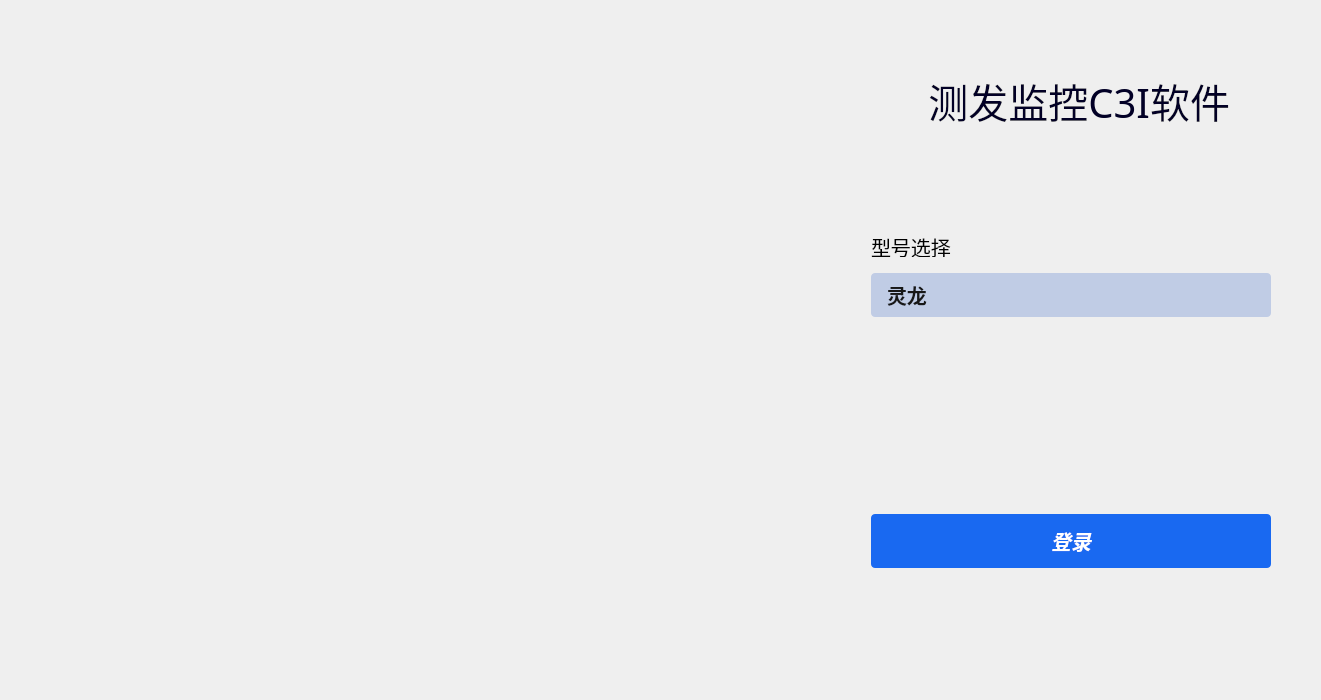
<?xml version="1.0" encoding="UTF-8"?>
<ui version="4.0">
 <class>ControlMonitorLoginClass</class>
 <widget class="QWidget" name="ControlMonitorLoginClass">
  <property name="geometry">
   <rect>
    <x>0</x>
    <y>0</y>
    <width>1321</width>
    <height>700</height>
   </rect>
  </property>
  <property name="minimumSize">
   <size>
    <width>1321</width>
    <height>700</height>
   </size>
  </property>
  <property name="maximumSize">
   <size>
    <width>1321</width>
    <height>700</height>
   </size>
  </property>
  <property name="font">
   <font>
    <family>Arial Black</family>
    <pointsize>25</pointsize>
    <weight>75</weight>
    <italic>true</italic>
    <bold>true</bold>
   </font>
  </property>
  <property name="windowTitle">
   <string>ControlMonitorLogin</string>
  </property>
  <property name="styleSheet">
   <string notr="true">#Labelbac{
	
	border-image: url(:/ControlMonitor/images/login_back.png);

}
#CloseBt{
	border:none;
	
	background-image: url(:/ControlMonitor/images/close_normal.png);
}
#CloseBt:hover{
	border:none;
	
	background-image: url(:/ControlMonitor/images/close_hover.png);
}
#CloseBt:pressed{
	border:none;
	background-image: url(:/ControlMonitor/images/close_active.png);
}
#SoftTypeLable
{
	width: 185px;
	height: 60px;
	font-size: 40px;
	font-family: YouSheBiaoTiHei;
	color: #020026;
	line-height: 60px;
}
#TypeSelectLable
{
	
	width: 80px;
	height: 20px;
	font-size: 20px;
	font-family: STHeitiSC-Light, STHeitiSC;
	font-weight: 300;
	color: #171717;
	line-height: 21px;
}
QComboBox
{	width: 400px;
	height: 44px;
	
	background-color: rgb(192, 204, 229);
	border-radius: 4px;
	padding:1px 18px 1px 16px;
	font-size: 20px;
	font-family: STHeitiSC-Medium, STHeitiSC;
	font-weight: 500;
	color: #171717;
	line-height: 24px;
}
QComboBox:hover
{
	
	background-color: rgb(217, 217, 217);
}
QComboBox QAbstractItemView{
	background:rgba(255,255,255,0.1);
    border:1px solid rgba(228,228,228,1);
    border-radius:0px 0px 5px 5px;
	font-size:20px;
    outline: 0px;  
  }
QComboBox QAbstractItemView::item{
	height:36px;
	color:rgba(255,255,255,0.1);
	padding-left:9px;
	background-color:#FFFFFF;
}
QComboBox QAbstractItemView::item:hover{ 
  background-color:#409CE1;
  color:#ffffff;
}
QComboBox QAbstractItemView::item:selected{
 background-color: rgb(192, 204, 229);
  color:#ffffff;
}
 QComboBox::drop-down {
     
     
     min-width: 20px;
     border:none;
  }
  QComboBox::down-arrow {
    
	 min-width: 20px;
	background-image: url(:/ControlMonitor/images/comboxDropDown.png);
  }


#LoginBt
{
	width: 400px;
	height: 54px;
	background: #1969F1;
	box-shadow: 0px 2px 4px 0px rgba(25,105,241,0.1700);
	border-radius: 4px;
	font-size:20px;
	color:#ffffff;
	font-family: STHeitiSC-Medium, STHeitiSC;
}
#LoginBt:hover
{
	
	background-color: rgb(56, 125, 243);
}
#LoginBt:focus
{
	background-color: rgb(34,96,203);
}</string>
  </property>
  <widget class="QLabel" name="SoftTypeLable">
   <property name="geometry">
    <rect>
     <x>870</x>
     <y>70</y>
     <width>360</width>
     <height>60</height>
    </rect>
   </property>
   <property name="minimumSize">
    <size>
     <width>360</width>
     <height>60</height>
    </size>
   </property>
   <property name="maximumSize">
    <size>
     <width>360</width>
     <height>60</height>
    </size>
   </property>
   <property name="font">
    <font>
     <family>YouSheBiaoTiHei</family>
     <pointsize>-1</pointsize>
    </font>
   </property>
   <property name="text">
    <string>测发监控C3I软件</string>
   </property>
   <property name="textFormat">
    <enum>Qt::AutoText</enum>
   </property>
   <property name="alignment">
    <set>Qt::AlignRight|Qt::AlignTrailing|Qt::AlignVCenter</set>
   </property>
   <property name="wordWrap">
    <bool>true</bool>
   </property>
  </widget>
  <widget class="QWidget" name="leftwidget" native="true">
   <property name="geometry">
    <rect>
     <x>250</x>
     <y>280</y>
     <width>120</width>
     <height>80</height>
    </rect>
   </property>
  </widget>
  <widget class="QWidget" name="rigtwidget" native="true">
   <property name="geometry">
    <rect>
     <x>410</x>
     <y>290</y>
     <width>120</width>
     <height>80</height>
    </rect>
   </property>
  </widget>
  <widget class="QLabel" name="TypeSelectLab">
   <property name="geometry">
    <rect>
     <x>871</x>
     <y>237</y>
     <width>80</width>
     <height>20</height>
    </rect>
   </property>
   <property name="minimumSize">
    <size>
     <width>80</width>
     <height>20</height>
    </size>
   </property>
   <property name="maximumSize">
    <size>
     <width>80</width>
     <height>20</height>
    </size>
   </property>
   <property name="font">
    <font>
     <family>SimSun</family>
     <pointsize>15</pointsize>
     <weight>50</weight>
     <italic>false</italic>
     <bold>false</bold>
    </font>
   </property>
   <property name="text">
    <string>型号选择</string>
   </property>
  </widget>
  <widget class="QComboBox" name="TypeComboBox">
   <property name="geometry">
    <rect>
     <x>871</x>
     <y>273</y>
     <width>400</width>
     <height>44</height>
    </rect>
   </property>
   <property name="minimumSize">
    <size>
     <width>400</width>
     <height>44</height>
    </size>
   </property>
   <property name="maximumSize">
    <size>
     <width>400</width>
     <height>44</height>
    </size>
   </property>
   <property name="font">
    <font>
     <family>STHeitiSC-Medium</family>
     <pointsize>-1</pointsize>
     <weight>62</weight>
     <bold>true</bold>
    </font>
   </property>
   <item>
    <property name="text">
     <string>灵龙</string>
    </property>
   </item>
   <item>
    <property name="text">
     <string>新建项目</string>
    </property>
   </item>
   <item>
    <property name="text">
     <string>新建项目</string>
    </property>
   </item>
   <item>
    <property name="text">
     <string>新建项目</string>
    </property>
   </item>
  </widget>
  <widget class="QPushButton" name="LoginBt">
   <property name="geometry">
    <rect>
     <x>871</x>
     <y>514</y>
     <width>400</width>
     <height>54</height>
    </rect>
   </property>
   <property name="minimumSize">
    <size>
     <width>400</width>
     <height>54</height>
    </size>
   </property>
   <property name="sizeIncrement">
    <size>
     <width>400</width>
     <height>54</height>
    </size>
   </property>
   <property name="text">
    <string notr="true">登录</string>
   </property>
  </widget>
  <widget class="QLabel" name="Labelbac">
   <property name="geometry">
    <rect>
     <x>0</x>
     <y>0</y>
     <width>1321</width>
     <height>700</height>
    </rect>
   </property>
   <property name="minimumSize">
    <size>
     <width>1321</width>
     <height>700</height>
    </size>
   </property>
   <property name="maximumSize">
    <size>
     <width>1321</width>
     <height>700</height>
    </size>
   </property>
   <property name="font">
    <font>
     <family>微软雅黑 Light</family>
     <pointsize>9</pointsize>
     <weight>75</weight>
     <italic>false</italic>
     <bold>true</bold>
    </font>
   </property>
   <property name="text">
    <string/>
   </property>
  </widget>
  <widget class="QPushButton" name="CloseBt">
   <property name="geometry">
    <rect>
     <x>1291</x>
     <y>0</y>
     <width>30</width>
     <height>30</height>
    </rect>
   </property>
   <property name="minimumSize">
    <size>
     <width>30</width>
     <height>30</height>
    </size>
   </property>
   <property name="maximumSize">
    <size>
     <width>30</width>
     <height>30</height>
    </size>
   </property>
   <property name="text">
    <string/>
   </property>
  </widget>
  <zorder>Labelbac</zorder>
  <zorder>SoftTypeLable</zorder>
  <zorder>leftwidget</zorder>
  <zorder>rigtwidget</zorder>
  <zorder>TypeSelectLab</zorder>
  <zorder>TypeComboBox</zorder>
  <zorder>LoginBt</zorder>
  <zorder>CloseBt</zorder>
 </widget>
 <layoutdefault spacing="6" margin="11"/>
 <resources>
  <include location="controlmonitor.qrc"/>
 </resources>
 <connections/>
</ui>
